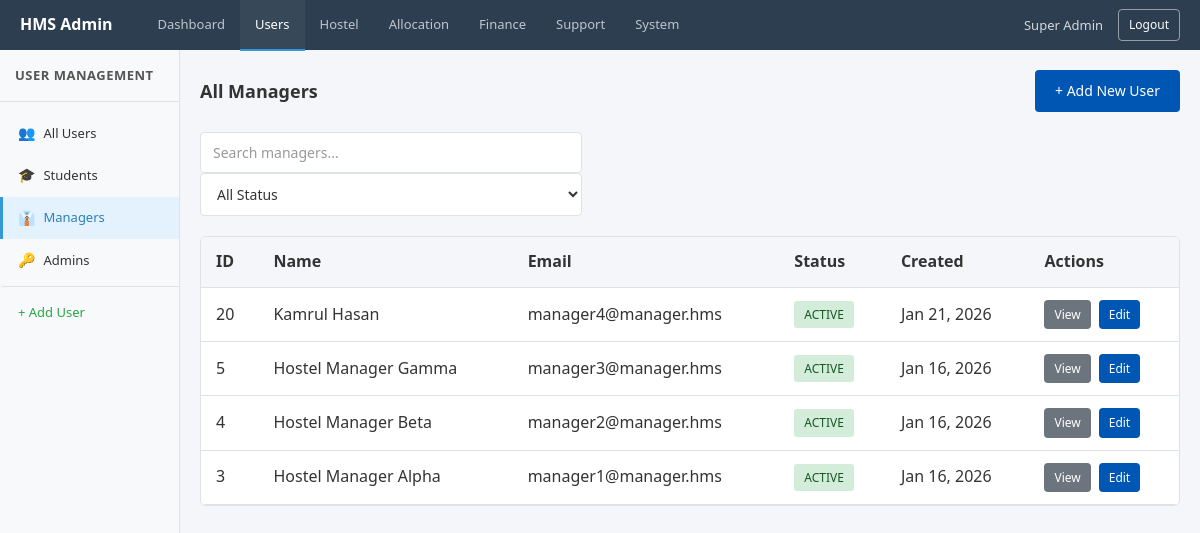
/index.php?page=admin_managers (signed in), run on the app's committed database.
### tables this page shows
CREATE TABLE `users` (
  `id` bigint UNSIGNED NOT NULL,
  `name` varchar(100) NOT NULL,
  `email` varchar(191) NOT NULL,
  `phone` varchar(30) DEFAULT NULL,
  `password_hash` varchar(255) NOT NULL,
  `status` enum('ACTIVE','INACTIVE','LOCKED') NOT NULL DEFAULT 'ACTIVE',
  `created_at` datetime NOT NULL DEFAULT CURRENT_TIMESTAMP,
  `updated_at` datetime NOT NULL DEFAULT CURRENT_TIMESTAMP ON UPDATE CURRENT_TIMESTAMP,
  `last_login_at` datetime DEFAULT NULL
);

### app/Controllers/Admin/AdminManagerController.php (called while the page is built, shortened)
<?php
require_once __DIR__ . '/../../Models/AdminModel.php';
$action = isset($_GET['action']) ? $_GET['action'] : 'managers';
$data = [];
if ($action === 'view') {
    $userId = (int)$_GET['id'];
    $data['manager'] = getManagerById($userId);
    $pageTitle = 'View Manager';
} else {
    $data['managers'] = getAllManagers();
}
require_once __DIR__ . '/../../Views/Admin/ManagerListView.php';

### app/Models/AdminModel.php (called while the page is built, shortened)
<?php
function getAllManagers() {
    $conn = dbConnect();
    $sql = "SELECT u.*, r.name as role_name
            FROM users u
            JOIN user_roles ur ON u.id = ur.user_id
            JOIN roles r ON ur.role_id = r.id
            WHERE r.name = 'MANAGER'
            ORDER BY u.id DESC";
    $result = mysqli_query($conn, $sql);
    $managers = mysqli_fetch_all($result, MYSQLI_ASSOC);
    return $managers;
}

### app/Views/Admin/ManagerListView.php (the view, shortened to what this page needs)
<!DOCTYPE html>
<html lang="en">
<head>
    <link rel="stylesheet" href="public/assets/css/style.css">
    <link rel="stylesheet" href="app/Views/Admin/css/admin.css">
</head>
<body>
    <?php include __DIR__ . '/partials/header.php'; ?>
    <div class="admin-layout">
        <?php include __DIR__ . '/partials/sidebar.php'; ?>
        <main class="admin-main">
            <div class="admin-content">
                <?php if ($action === 'view' && isset($data['manager'])): ?>
                    <div class="breadcrumb">
                        <a href="index.php?page=admin_managers">Managers</a>
                        <span>/</span>
                        <span class="current"><?php echo htmlspecialchars($data['manager']['name']); ?></span>
                    </div>
                    <div class="detail-card">
                        <div class="detail-header">
                            <h2><?php echo htmlspecialchars($data['manager']['name']); ?></h2>
                            <span class="badge <?php echo $data['manager']['status'] === 'ACTIVE' ? 'badge-success' : 'badge-danger'; ?>">
                                <?php echo htmlspecialchars($data['manager']['status']); ?>
                            </span>
                        </div>
                        <div class="detail-grid">
                            <div class="detail-item">
                                <label>Email</label>
                                <span><?php echo htmlspecialchars($data['manager']['email']); ?></span>
                            </div>
                            <div class="detail-item">
                                <label>Role</label>
                                <span><?php echo htmlspecialchars($data['manager']['role_name']); ?></span>
                            </div>
                            <div class="detail-item">
                                <label>Created</label>
                                <span><?php echo htmlspecialchars(date('M d, Y', strtotime($data['manager']['created_at']))); ?></span>
                            </div>
                        </div>
                        <div class="detail-actions">
                            <a href="index.php?page=admin_users&action=edit&id=<?php echo (int)$data['manager']['id']; ?>" class="btn btn-primary">Edit User</a>
                            <a href="index.php?page=admin_managers" class="btn btn-secondary">Back to List</a>
                        </div>
                    </div>
                <?php else: ?>
                    <div class="page-header">
                        <h2>All Managers</h2>
                        <a href="index.php?page=admin_users&action=add" class="btn btn-primary">+ Add New User</a>
                    </div>
                    <div class="filter-bar">
                        <div class="filter-form">
                            <input type="text" id="managerSearch" class="form-control" placeholder="Search managers..." data-table-search="managersTable">
                            <select id="statusFilter" class="form-control" data-filter-table="managersTable" data-filter-column="3">
                                <option value="">All Status</option>
                            </select>
                        </div>
                    </div>
                    <div class="table-card">
                        <div class="table-responsive">
                            <table class="table" id="managersTable">
                                <thead>
                                    <tr>
                                        <th>ID</th>
                                        <th>Name</th>
                                        <th>Email</th>
                                        <th>Status</th>
                                        <th>Created</th>
                                        <th>Actions</th>
                                    </tr>
                                </thead>
                                <tbody>
                                    <?php if (!empty($data['managers'])): ?>
                                        <?php foreach ($data['managers'] as $manager): ?>
                                            <tr>
                                                <td><?php echo (int)$manager['id']; ?></td>
                                                <td><?php echo htmlspecialchars($manager['name']); ?></td>
                                                <td><?php echo htmlspecialchars($manager['email']); ?></td>
                                                <td>
                                                    <span class="badge <?php echo $manager['status'] === 'ACTIVE' ? 'badge-success' : 'badge-danger'; ?>">
                                                        <?php echo htmlspecialchars($manager['status']); ?>
                                                    </span>
                                                </td>
                                                <td><?php echo htmlspecialchars(date('M d, Y', strtotime($manager['created_at']))); ?></td>
                                                <td>
                                                    <div class="action-btns">
                                                        <a href="index.php?page=admin_managers&action=view&id=<?php echo (int)$manager['id']; ?>" class="btn btn-sm btn-secondary">View</a>
                                                        <a href="index.php?page=admin_users&action=edit&id=<?php echo (int)$manager['id']; ?>" class="btn btn-sm btn-primary">Edit</a>
                                                    </div>
                                                </td>
                                            </tr>
                                        <?php endforeach; ?>
                                    <?php else: ?>
                                        <tr>
                                            <td colspan="6" class="empty-state">No managers found</td>
                                        </tr>
                                    <?php endif; ?>
                                </tbody>
                            </table>
                        </div>
                    </div>
                <?php endif; ?>
            </div>
        </main>
    </div>
</body>
</html>

### public/assets/css/style.css (style rules this page uses)
:root { --primary: #0056b3; --primary-hover: #004494; --background: #f4f6f9; --surface: #ffffff; --text-primary: #333333; --text-secondary: #555555; --border: #dee2e6; --success: #28a745; --error: #dc3545; --warning: #ffc107; --shadow: 0 2px 4px rgba(0, 0, 0, 0.1); }
* { margin: 0; padding: 0; box-sizing: border-box; }
body { font-family: 'Segoe UI', Tahoma, Geneva, Verdana, sans-serif; background-color: var(--background); color: var(--text-primary); line-height: 1.6; min-height: 100vh; }
h1, h2, h3, h4, h5, h6 { color: var(--text-primary); margin-bottom: 15px; font-weight: 600; }
h2 { font-size: 24px; }
a { color: var(--primary); text-decoration: none; }
.form-control { width: 100%; padding: 10px 12px; font-family: inherit; font-size: 14px; color: var(--text-primary); background-color: var(--surface); border: 1px solid var(--border); border-radius: 4px; }
.form-control::placeholder { color: #999; }
select.form-control { cursor: pointer; }
.btn { display: inline-block; padding: 10px 20px; font-family: inherit; font-size: 14px; font-weight: 500; text-align: center; border: none; border-radius: 4px; cursor: pointer; }
.btn-primary { background-color: var(--primary); color: #ffffff; }
.btn-secondary { background-color: #6c757d; color: #ffffff; }
.table-responsive { overflow-x: auto; }
.table { width: 100%; border-collapse: collapse; background: var(--surface); }
.table th, .table td { padding: 12px 15px; text-align: left; border-bottom: 1px solid var(--border); }
.table th { background-color: var(--background); font-weight: 600; color: var(--text-primary); }
.badge { display: inline-block; padding: 4px 10px; font-size: 12px; font-weight: 500; border-radius: 3px; }
.badge-success { background-color: #d4edda; color: #155724; }

### app/Views/Admin/css/admin.css (style rules this page uses)
.admin-layout { display: flex; padding-top: 50px; min-height: 100vh; }
.admin-main { flex: 1; margin-left: 180px; background-color: var(--background); min-height: calc(100vh - 50px); }
.admin-content { padding: 20px; }
.page-header { display: flex; justify-content: space-between; align-items: center; margin-bottom: 20px; }
.page-header h2 { margin: 0; font-size: 18px; }
.table-card { background: var(--surface); border: 1px solid var(--border); border-radius: 6px; overflow: hidden; }
.action-btns { display: flex; gap: 8px; }
.btn-sm { padding: 5px 10px; font-size: 12px; }
.filter-bar { display: flex; gap: 15px; margin-bottom: 20px; flex-wrap: wrap; align-items: center; }
.filter-bar select { min-width: 150px; }

### data on the page
users: id "20", name "Kamrul Hasan", email "manager4@manager.hms", status "ACTIVE", created_at "Jan 21, 2026"
users: id "5", name "Hostel Manager Gamma", email "manager3@manager.hms", status "ACTIVE", created_at "Jan 16, 2026"
users: id "4", name "Hostel Manager Beta", email "manager2@manager.hms", status "ACTIVE", created_at "Jan 16, 2026"
users: id "3", name "Hostel Manager Alpha", email "manager1@manager.hms", status "ACTIVE", created_at "Jan 16, 2026"

### other printed values
$_SESSION['user_name'] "Super Admin"
$sidebarTitle "USER MANAGEMENT"
$link['icon'] "👥"
$link['label'] "All Users"
$link['icon'] "🎓"
$link['label'] "Students"
$link['icon'] "👔"
$link['label'] "Managers"
$link['icon'] "🔑"
$link['label'] "Admins"
$link['label'] "+ Add User"
